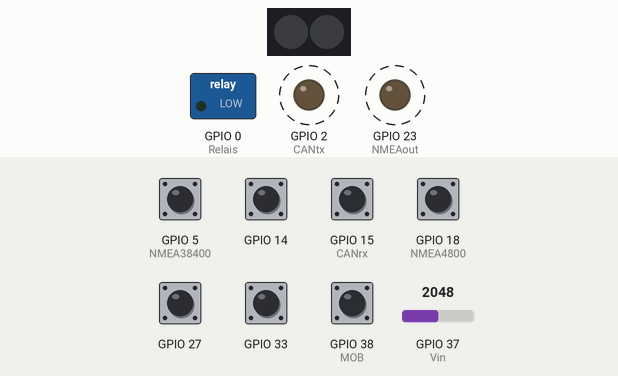
The sketch below on a simulated ESP32. On the bench: 2 RGB LEDs in strip order, left to right, switched loads named in the sketch (green lamp = pin HIGH), output pins drawn as LEDs (lit = HIGH). Dashed ring = blinking. The inputs (shaded band) are chosen by the test bench; at power-on: GPIO 5 (NMEA38400), GPIO 14, GPIO 15 (CANrx), GPIO 18 (NMEA4800), GPIO 27, GPIO 33, GPIO 38 (MOB) HIGH, GPIO 37 (Vin) = 2048. Dim RGB values are drawn brighter than linear; WiFi joins after 1.5 s; servers stay silent unless stated; what the sketch prints to the serial monitor is not drawn.

Above: at 2.8 s.
2.9 s: GPIO 14 pulled LOW for 0.65 s
At 3.5 s:
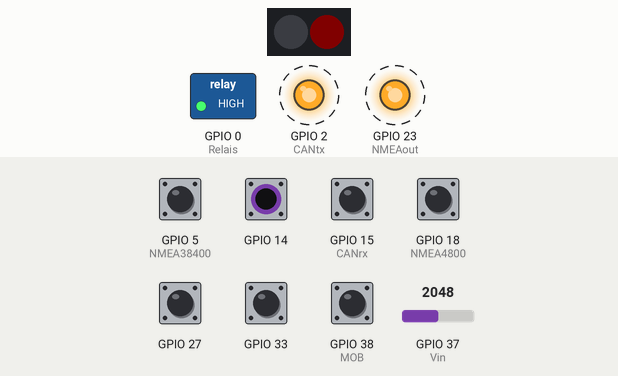
6.0 s: GPIO 27 pulled LOW for 0.65 s
At 6.5 s:
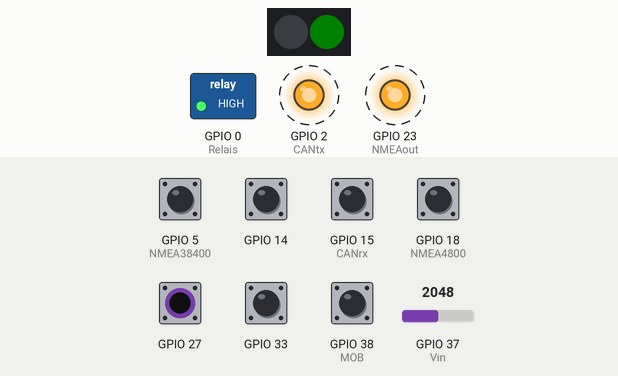
9.1 s: GPIO 33 pulled LOW for 0.65 s
At 9.4 s:
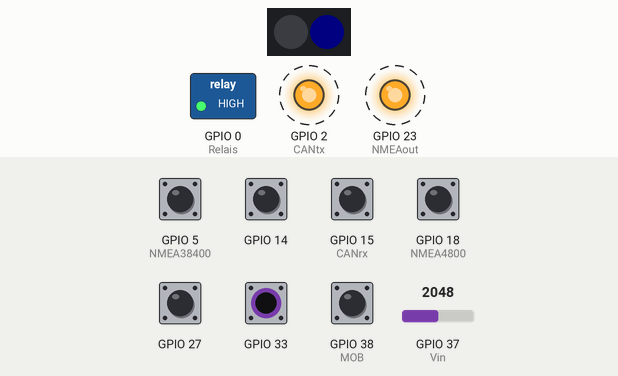
12.2 s: GPIO 38 (MOB) pulled LOW for 0.65 s
At 12.47 s:
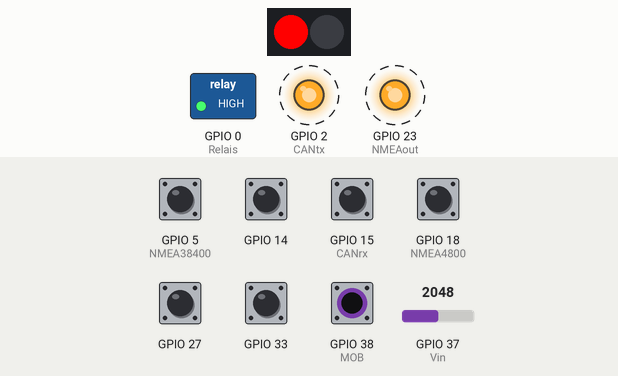
15.3 s: GPIO 38 (MOB) pulled LOW for 1 s
At 17.5 s:
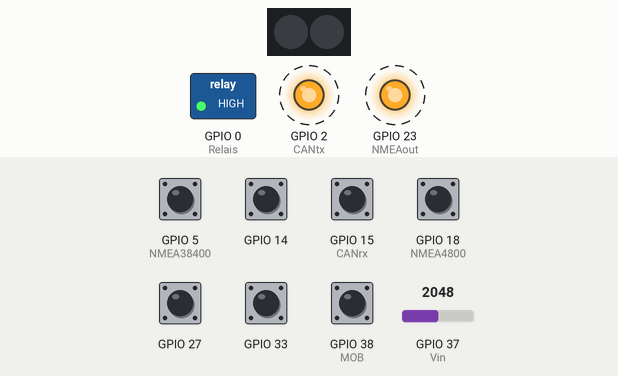
18.4 s: GPIO 14 pulled LOW for 1 s
At 19.5 s:
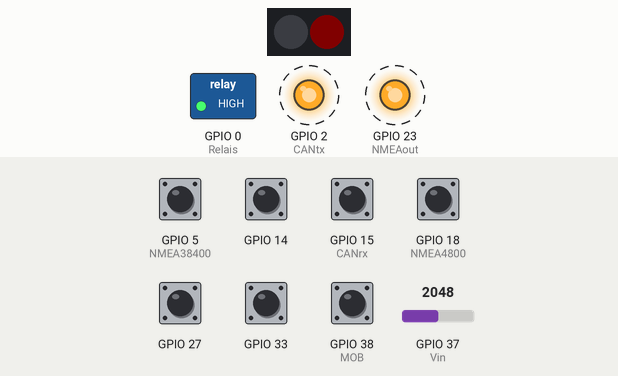
Timing chart, 0 to 23.1 s (numbered marks = the images above; inputs shaded):
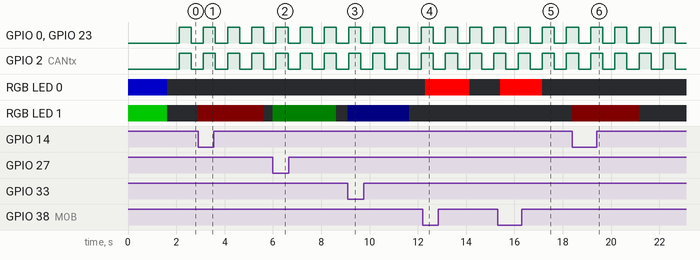

The sketch:

N2KSetup.ino
```cpp
#include <WiFi.h>
//#include <WiFiUdp.h>
#include <ArduinoOTA.h>
#include <FastLED.h>
#include <driver/rtc_io.h>

/*Defines*/
#define NUM_LEDS 2
#define WS2812_PIN 4
#define CANtx 2
#define CANrx 15
#define Vin 37
#define MOB 38
#define NMEA38400 5
#define NMEA4800 18
#define NMEAout 23
#define Relais 0
#define peter 1
//#define ton 1
//#define work 1
/*End difines*/

#ifdef peter
const char *ssid = "NicE_Engineering_UPC";
const char *password = "1001100110";
#endif
#ifdef ton
const char *ssid = "SSID";
const char *password = "Passw";
#endif
#ifdef work
const char *ssid = "airsupplies";
const char *password = "02351228133648477429";
#endif
const char *host = "N2K-bridge";
IPAddress ipLok;
bool WiFi_ok = false;
CRGB leds[NUM_LEDS];

long TimeStamp;
int cnt = 0;
float V12;
int threshold = 40;
bool touch1detected = false;
bool touch2detected = false;
bool touch3detected = false;
bool MOBactive = false;

/*****************************************************************************/
/* Touch interrupt*/
/*****************************************************************************/
void gotTouch1() { touch1detected = true; }
void gotTouch2() { touch2detected = true; }
void gotTouch3() { touch3detected = true; }
/*****************************************************************************/
/* BOB interrupt*/
/*****************************************************************************/
void IRAM_ATTR MOBtsk() { MOBactive = true; }

/*****************************************************************************/
/* Over the air setup */
/* If timers are used kill the processes befor going to dwonload the new
 * firmware */
/* To realise that kill them in the function ArduinoOTA.onStart */
/**************************************************************************** */
void setup_OTA()
{
    char buf[30];
    byte mac[6];
    Serial.println();
    Serial.print("[SETUP] OTA...");
    WiFi.macAddress(mac);
    sprintf(buf, "%s-%02x:%02x:%02x:%02x:%02x:%02x", host, mac[0], mac[1], mac[2], mac[3], mac[4], mac[5]);
    Serial.print(buf);
    ArduinoOTA.setHostname(buf);
    ArduinoOTA.onStart([]() {
        /* switch off all processes here!!!!! */
        Serial.println();
        Serial.println("Recieving new firmware now!");
    });
    ArduinoOTA.onEnd([]() {
        /* do stuff after update here!! */
        Serial.println("\nRecieving done!");
        Serial.println("Storing in memory and reboot!");
        Serial.println();
    });
    ArduinoOTA.onProgress([](unsigned int progress, unsigned int total) {
        Serial.printf("Progress: %u%%\r", (progress / (total / 100)));
    });
    ArduinoOTA.onError([](ota_error_t error) { ESP.restart(); });
    /* setup the OTA server */
    ArduinoOTA.begin();
    Serial.println("...done!");
}

/*****************************************************************************/
/*Setup*/
/*****************************************************************************/
void setup()
{
    Serial.begin(115200);
    Serial.println("[SETUP] Booting");

    pinMode(CANtx, OUTPUT);
    pinMode(CANrx, INPUT_PULLUP);
    pinMode(MOB, INPUT_PULLUP);
    pinMode(NMEA38400, INPUT_PULLUP);
    pinMode(NMEA4800, INPUT_PULLUP);
    pinMode(NMEAout, OUTPUT);
    pinMode(Relais, OUTPUT);
    FastLED.addLeds<NEOPIXEL, WS2812_PIN>(leds, NUM_LEDS);
    leds[0].blue = 100;
    leds[1].green = 100;
    FastLED.show();
    WiFi.setHostname("Gekke henkie");
    WiFi.mode(WIFI_STA);
    WiFi.begin(ssid, password);
    TimeStamp = millis();
    Serial.print("[SETUP] ");
    while (!WiFi_ok && TimeStamp + 5000 > millis()) //Try to login in know network
    {
        WiFi_ok = !(WiFi.waitForConnectResult() != WL_CONNECTED);
        delay(100);
        Serial.print("*");
        if (leds[0].blue > 0)
        {
            leds[0].blue = 0;
            leds[1].blue = 5;
            leds[1].green = 0;
        }
        else
        {
            leds[0].blue = 5;
            leds[1].blue = 0;
        }
        FastLED.show();
    }
    leds[0].blue = 0;
    leds[1].blue = 0;
    FastLED.show();

    if (WiFi_ok)
    {
        Serial.println("\r\n[SETUP] Network found and logged in");
        ipLok = WiFi.localIP();
    }
    else
    {
        Serial.println("\r\n[SETUP] Setup AP");
        WiFi.softAP(ssid, password); // if nog logged in to known network set up AccesPoint with the same credentials
    }

    Serial.print("[SETUP] IP address: ");
    Serial.print(ipLok);
    touchAttachInterrupt(T8, gotTouch1, threshold); // depends on version sdk use T8 or T9
    touchAttachInterrupt(T7, gotTouch2, threshold);
    touchAttachInterrupt(T6, gotTouch3, threshold);
    attachInterrupt(MOB, MOBtsk, FALLING); // init MOB interrupt
    setup_OTA();
    Serial.println("[SETUP] Ready");
    TimeStamp = millis();
    touch1detected = false; // set touch to fase after start up
    touch2detected = false;
    touch3detected = false;
}

void loop()
{
    ArduinoOTA.handle();
    if (TimeStamp + 500 < millis())
    {
        TimeStamp = millis();
        V12 = analogRead(Vin) * 3.6 * 5.7 / 4095;
        Serial.printf("\rVoltage: %02.1f NMEA38400: %d NMEA4800: %d CANrx: %d", V12, digitalRead(NMEA38400), digitalRead(NMEA4800), digitalRead(CANrx));
        if (!digitalRead(Relais))
        {
            digitalWrite(CANtx, true);
            digitalWrite(NMEAout, true);
            digitalWrite(Relais, true);
        }
        else
        {
            digitalWrite(CANtx, false);
            digitalWrite(NMEAout, false);
            digitalWrite(Relais, false);
        }
        if (cnt)
        {
            cnt--;
        }
        else
        {
            leds[1].red = 0;
            leds[1].green = 0;
            leds[1].blue = 0;
            leds[0].red = 0;
            leds[0].green = 0;
            leds[0].blue = 0;
        }
        FastLED.show();
    }

    if (MOBactive == true)
    {
        delay(100); //debounce
        if (!digitalRead(MOB))
        {
            cnt = 3;
            leds[0].red = 255;
            FastLED.show();
            Serial.println("MOB pushed!!!");
        }
        MOBactive = false;
    }

    if (touch1detected || touch2detected || touch3detected)
    {
        if (touch1detected)
        {
            touch1detected = false;
            Serial.println("Touch 1 detected");
            leds[1].blue = 5;
        }
        if (touch2detected)
        {
            touch2detected = false;
            Serial.println("Touch 2 detected");
            leds[1].green = 5;
        }
        if (touch3detected)
        {
            touch3detected = false;
            Serial.println("Touch 3 detected");
            leds[1].red = 5;
        }
        FastLED.show();
        cnt = 5;
    }
}
```

Measured:
- after the input at 2.9 s, RGB LED 1: off → RGB(5, 0, 0) at once, → off 2.7 s later
- after the input at 6.0 s, RGB LED 1: off → RGB(0, 5, 0) at once, → off 2.6 s later
- after the input at 9.1 s, RGB LED 1: off → RGB(0, 0, 5) at once, → off 2.5 s later
- after the input at 12.2 s, RGB LED 0: off → RGB(255, 0, 0) after 0.10 s, → off 1.8 s later
- after the input at 15.3 s, RGB LED 0: off → RGB(255, 0, 0) after 0.10 s, → off 1.7 s later
- after the input at 18.4 s, RGB LED 1: off → RGB(5, 0, 0) at once, → off 2.8 s later
- by itself, GPIO 0 (Relais), GPIO 2 (CANtx), GPIO 23 (NMEAout): alternates HIGH for 0.50 s and LOW for 0.50 s
